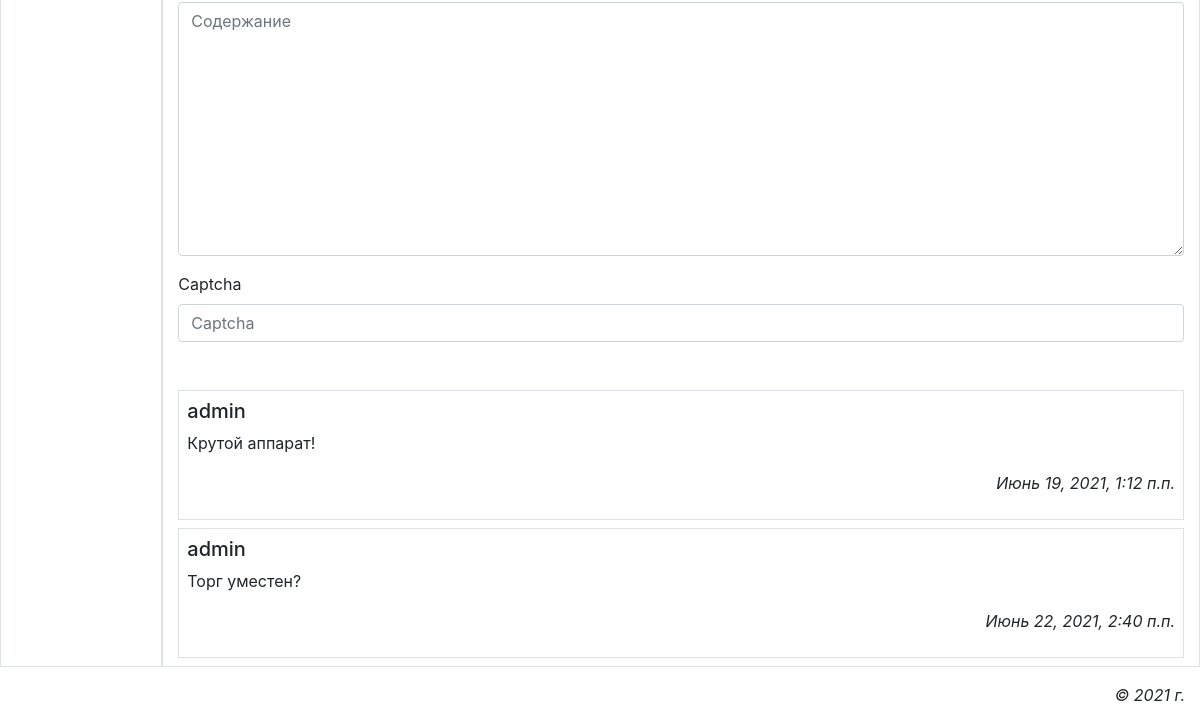
The app's page /main/obj/13/ (lower part), older data.
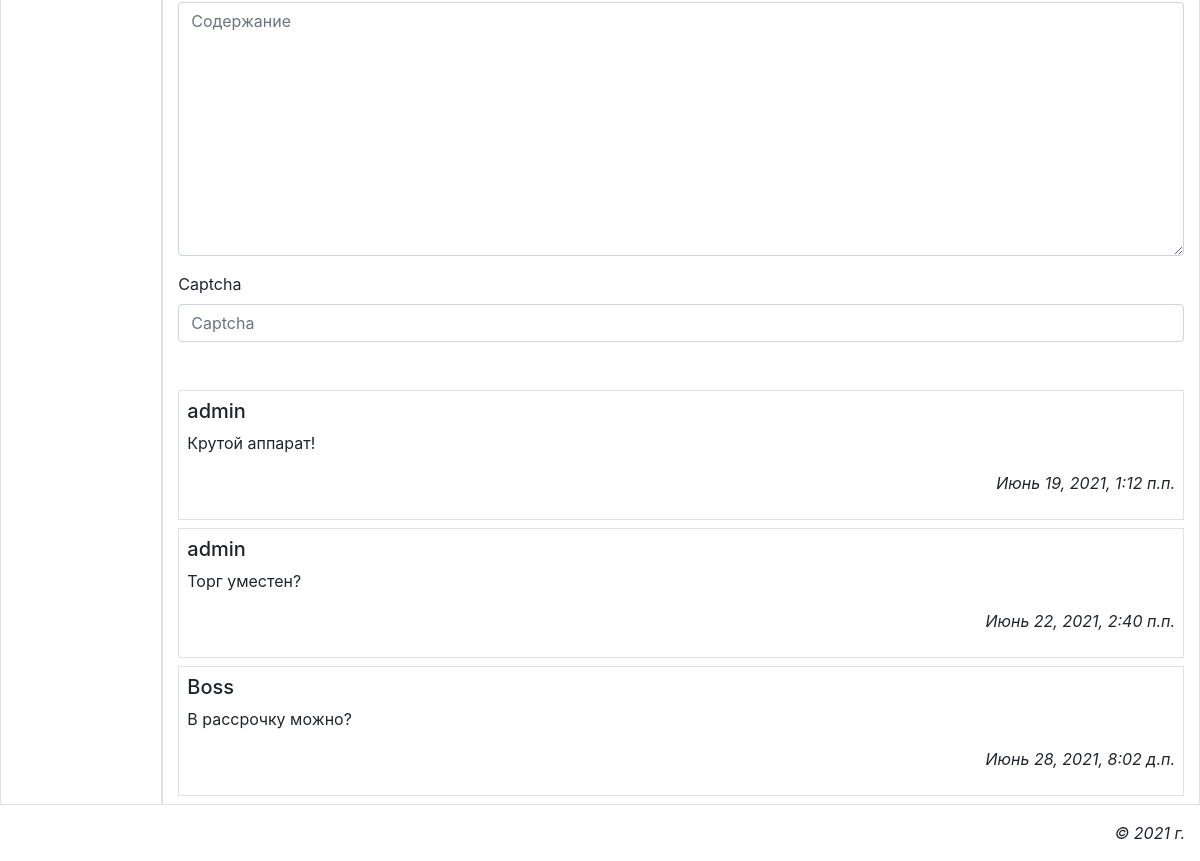
The same page, newer data.
### main/models.py (models this page shows)
class Comment(models.Model):
    bb = models.ForeignKey(Bb, on_delete=models.CASCADE, verbose_name='Объявления')
    author = models.CharField(max_length=30, verbose_name='Автор')
    content = models.TextField(verbose_name='Содержание')
    is_active = models.BooleanField(default=True, db_index=True, verbose_name='Выводить на экран?')
    created_at = models.DateTimeField(auto_now_add=True, db_index=True, verbose_name='Опубликован')
    class Meta:
        verbose_name = 'Комментарии'
        verbose_name_plural = 'Комментарии'
        ordering = ['created_at']

### main/views.py (the view, shortened to what this page needs)
# urls.py: path('obj/<int:pk>/', index_detail, name='index_detail'),
def index_detail(request, pk):
    bb = Bb.objects.get(pk=pk)
    ais = bb.additionalimage_set.all()
    comments = Comment.objects.filter(bb=pk, is_active=True)
    initial = {'bb': bb.pk}
    if request.user.is_authenticated:
        initial['author'] = request.user.username
        form_class = UserCommentsForm
    else:
        form_class = GuestCommentsForm
    form = form_class(initial=initial)
    context = {'bb': bb, 'ais': ais, 'comments': comments, 'form': form}
    return render(request, 'main/detail.html', context)

### main/forms.py
class GuestCommentsForm(forms.ModelForm):
    captcha = CaptchaField(label='Введите текст с картинки', error_messages={'invalid': 'Неправильный текст'})
    class Meta:
        model = Comment
        exclude = ('is_active',)
        widgets = {'bb': forms.HiddenInput}

### main/models.py (called while the page is built)
    def get_queryset(self):
        return super().get_queryset().filter(super_rubric__isnull=False)

### main/templates/main/detail.html (shortened to what this page needs)
{% extends 'layout/basic.html' %}
{% load bootstrap4 %}
{% block content %}
    <form method="post">
        {% for field in form %}
            {% bootstrap_field field %}
        {% endfor %}
    </form>
    {% if comments %}
    <div class="mt-5">
        {% for comment in comments %}
        <div class="my-2 p-2 border">
            <h5>{{ comment.author }}</h5>
            <p>{{ comment.content }}</p>
            <p class="text-right font-italic">{{ comment.created_at }}</p>
        </div>
        {% endfor %}
    </div>
    {% endif %}
{% endblock %}

Row changes from the older to the newer data that the page shows:
added Comment: author "Boss", content "В рассрочку можно?", created_at "Июнь 28, 2021, 8:02 д.п."
